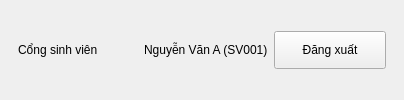
    <widget class="QFrame" name="topBar">
     <property name="frameShape">
      <enum>QFrame::NoFrame</enum>
     </property>
     <layout class="QHBoxLayout" name="topBarLayout">
      <property name="leftMargin">
       <number>18</number>
      </property>
      <property name="topMargin">
       <number>12</number>
      </property>
      <property name="rightMargin">
       <number>18</number>
      </property>
      <property name="bottomMargin">
       <number>12</number>
      </property>
      <item>
       <widget class="QLabel" name="lblBrand">
        <property name="text">
         <string>Cổng sinh viên</string>
        </property>
       </widget>
      </item>
      <item>
       <spacer name="topSpacer">
        <property name="orientation">
         <enum>Qt::Horizontal</enum>
        </property>
        <property name="sizeHint" stdset="0">
         <size>
          <width>40</width>
          <height>20</height>
         </size>
        </property>
       </spacer>
      </item>
      <item>
       <widget class="QLabel" name="lblStudentTitle">
        <property name="text">
         <string>Nguyễn Văn A (SV001)</string>
        </property>
       </widget>
      </item>
      <item>
       <widget class="QPushButton" name="btnLogout">
        <property name="minimumSize">
         <size>
          <width>112</width>
          <height>38</height>
         </size>
        </property>
        <property name="text">
         <string>Đăng xuất</string>
        </property>
       </widget>
      </item>
     </layout>
    </widget>
